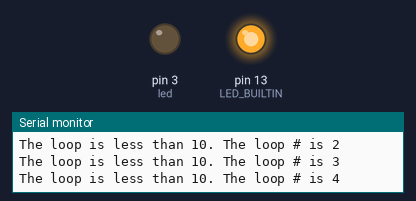
Bench run of a sketch on a simulated Arduino Uno, built with avr-gcc and run on an emulated ATmega328P. Shown: output pins drawn as LEDs (lit = HIGH), the last lines printed to the serial monitor.

Above: at 5.0 s.
At 10.5 s:
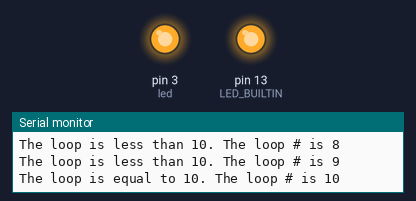
At 16.0 s:
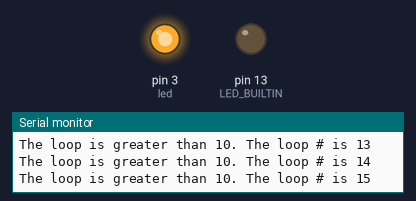
Timing chart, 0 to 27.3 s (numbered marks = the images above):
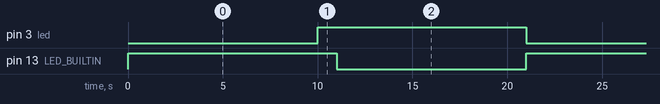

Measured:
- by itself, pin 3 (led), pin 13 (LED_BUILTIN): alternates HIGH for 11.0 s and LOW for 10.0 s
- by itself, everything shown: repeats every 21.0 s, in 3 steps

The sketch:

for_Loop.ino
```cpp
int led = 3; //sets up outside LED
void setup() {
  // no setup needed
  Serial.begin(9600); //sets up the moniter
  pinMode(LED_BUILTIN, OUTPUT);
  pinMode(led, OUTPUT);
}

void loop() {
  for (int i = 0; i <= 20; i++) {
    if (i == 10){
      Serial.print("The loop is equal to 10. The loop # is "); //Says that the variable is equal to 10
      Serial.println (i); //Displays the variable
      digitalWrite(LED_BUILTIN, HIGH); //turns on LED
      digitalWrite(led, HIGH); //turns on LED
      delay(1000); //delays the counting
      }
      else if (i < 10) {
        Serial.print("The loop is less than 10. The loop # is "); //Says that the variable is less than 10
        Serial.println (i); //Displays the variable
        digitalWrite(LED_BUILTIN, HIGH); //turns on LED
        digitalWrite(led, LOW); //turns off LED
        delay(1000); //delays the counting
        }
        else{
         Serial.print ("The loop is greater than 10. The loop # is "); //Says that the variable is less than 10
         Serial.println (i); //Displays the variable
         digitalWrite(LED_BUILTIN, LOW); //turns off LED
         digitalWrite(led, HIGH); //turns on LED
         delay(1000); //delays the counting
        }
  }
}
```
